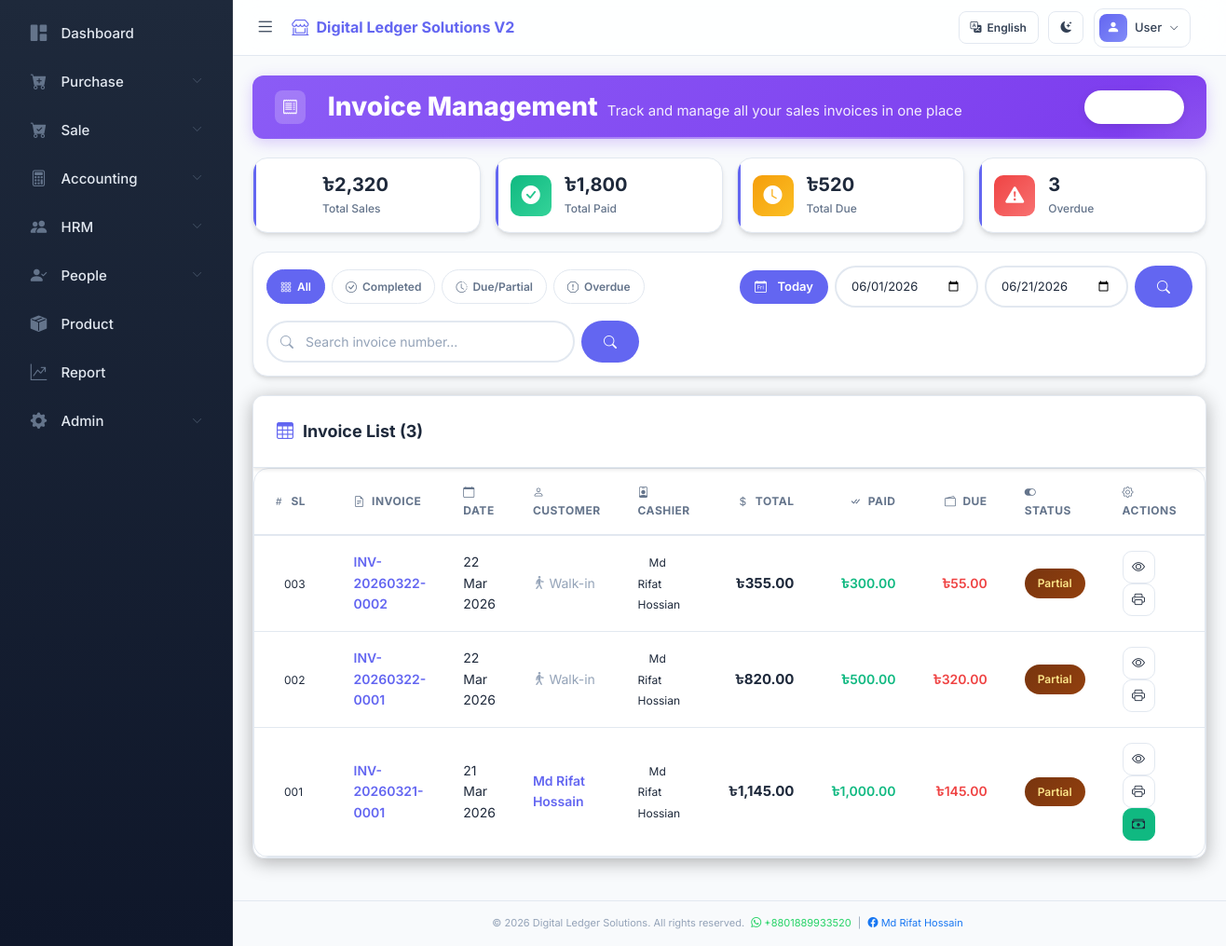
/invoice/index (signed in), run on the app's committed database.
### tables this page shows
CREATE TABLE `sales` (
  `id` int(11) NOT NULL,
  `invoice_number` varchar(50) NOT NULL,
  `customer_id` int(11) DEFAULT NULL,
  `user_id` int(11) NOT NULL,
  `subtotal` decimal(10,2) NOT NULL,
  `discount_amount` decimal(10,2) DEFAULT 0.00,
  `tax_amount` decimal(10,2) DEFAULT 0.00,
  `total_amount` decimal(10,2) NOT NULL,
  `payment_method` enum('cash','card','mobile') DEFAULT 'cash',
  `mobile_type` varchar(20) DEFAULT NULL,
  `paid_amount` decimal(10,2) NOT NULL,
  `change_amount` decimal(10,2) DEFAULT 0.00,
  `sale_date` date NOT NULL,
  `sale_time` time NOT NULL,
  `status` enum('completed','returned','cancelled') DEFAULT 'completed',
  `notes` text DEFAULT NULL,
  `created_at` timestamp NOT NULL DEFAULT current_timestamp()
);

CREATE TABLE `users` (
  `id` int(11) NOT NULL,
  `username` varchar(50) NOT NULL,
  `password` varchar(255) NOT NULL,
  `full_name` varchar(100) NOT NULL,
  `email` varchar(100) DEFAULT NULL,
  `role` enum('admin','cashier') DEFAULT 'cashier',
  `status` enum('active','inactive') DEFAULT 'active',
  `created_at` timestamp NOT NULL DEFAULT current_timestamp(),
  `updated_at` timestamp NOT NULL DEFAULT current_timestamp() ON UPDATE current_timestamp()
);

CREATE TABLE `customers` (
  `id` int(11) NOT NULL,
  `customer_name` varchar(100) NOT NULL,
  `phone` varchar(20) DEFAULT NULL,
  `email` varchar(100) DEFAULT NULL,
  `address` text DEFAULT NULL,
  `total_purchases` decimal(10,2) DEFAULT 0.00,
  `loyalty_points` int(11) DEFAULT 0,
  `total_amount` decimal(10,2) DEFAULT 0.00,
  `paid_amount` decimal(10,2) DEFAULT 0.00,
  `status` enum('active','inactive') DEFAULT 'active',
  `created_at` timestamp NOT NULL DEFAULT current_timestamp(),
  `updated_at` timestamp NOT NULL DEFAULT current_timestamp() ON UPDATE current_timestamp()
);

### app/views/invoices/index.php (the view, shortened to what the rows shown need)
<div class="page-header">
    <div>
        <h1 style="margin: 0; font-size: 28px; font-weight: 800;">
            <i class="bi bi-receipt me-3"></i>Invoice Management
        </h1>
    </div>
</div>
<div class="card-modern" style="position: relative;">
    <div class="card-body p-0" style="max-height: 70vh; overflow-y: auto; position: relative;">
        <div class="table-responsive" style="position: relative;">
            <table class="table-dark">
                <thead>
                    <tr>
                        <th width="60"><i class="bi bi-hash me-2"></i>SL</th>
                        <th><i class="bi bi-file-earmark-text me-2"></i>Invoice</th>
                        <th><i class="bi bi-calendar me-2"></i>Date</th>
                        <th><i class="bi bi-person me-2"></i>Customer</th>
                        <th><i class="bi bi-person-badge me-2"></i>Cashier</th>
                        <th class="text-end"><i class="bi bi-currency-dollar me-2"></i>Total</th>
                        <th class="text-end"><i class="bi bi-check-all me-2"></i>Paid</th>
                        <th class="text-end"><i class="bi bi-wallet2 me-2"></i>Due</th>
                        <th><i class="bi bi-toggle-on me-2"></i>Status</th>
                        <th width="120"><i class="bi bi-gear me-2"></i>Actions</th>
                    </tr>
                </thead>
                <tbody>
                    <?php if (empty($sales)): ?>
                    <tr>
                        <td colspan="10" class="text-center py-5" style="color: var(--text-muted);">
                            <i class="bi bi-inbox" style="font-size: 4rem;"></i>
                            <p class="mt-3" style="font-size: 16px;">No invoices found</p>
                        </td>
                    </tr>
                    <?php else: ?>
                    <?php
                    $totalSales = count($sales);
                    foreach ($sales as $index => $sale):
                        $sl = $totalSales - $index;
                        $due = floatval($sale['total_amount']) - floatval($sale['paid_amount']);
                        $customerName = !empty($sale['customer_name']) ? $sale['customer_name'] : 'Walk-in';
                        $isWalkin = empty($sale['customer_id']) || $sale['customer_id'] == 8;
                        if ($due <= 0) {
                            $statusClass = 'status-paid';
                            $statusText = 'Paid';
                        } elseif ($due < floatval($sale['total_amount'])) {
                            $statusClass = 'status-partial';
                            $statusText = 'Partial';
                        }
                        $invoiceNum = $sale['invoice_number'] ?? 'INV-' . date('Ymd', strtotime($sale['sale_date'])) . '-' . str_pad($sale['id'], 4, '0', STR_PAD_LEFT);
                    ?>
                    <tr>
                        <td><span style="background: var(--bg-secondary); border-radius: 10px; padding: 8px 12px; font-size: 12px;"><?php echo str_pad($sl, 3, '0', STR_PAD_LEFT); ?></span></td>
                        <td><a href="<?php echo BASE_URL; ?>/invoice/view/<?php echo $sale['id']; ?>" class="invoice-number" title="View Invoice" style="color: var(--primary); font-weight: 600; text-decoration: none;"><?php echo $invoiceNum; ?></a></td>
                        <td><?php echo date('d M Y', strtotime($sale['sale_date'])); ?></td>
                        <td>
                            <?php if ($isWalkin): ?>
                                <span style="color: var(--text-muted);"><i class="bi bi-person-walking me-1"></i>Walk-in</span>
                            <?php else: ?>
                                <a href="<?php echo BASE_URL; ?>/customer/profile/<?php echo $sale['customer_id']; ?>" style="color: var(--primary); font-weight: 600; text-decoration: none;" title="View Customer Profile">
                                    <?php echo htmlspecialchars($customerName); ?>
                                </a>
                            <?php endif; ?>
                        </td>
                        <td><span style="background: var(--bg-secondary); border-radius: 15px; padding: 6px 12px; font-size: 12px;"><?php echo $sale['cashier_name'] ?? 'System'; ?></span></td>
                        <td class="text-end fw-bold" style="font-size: 15px;"><?php echo DEFAULT_CURRENCY; ?><?php echo number_format($sale['total_amount'], 2); ?></td>
                        <td class="text-end" style="color: var(--success); font-weight: 600;"><?php echo DEFAULT_CURRENCY; ?><?php echo number_format($sale['paid_amount'], 2); ?></td>
                        <td class="text-end <?php echo $due > 0 ? 'text-danger' : ''; ?>" style="<?php echo $due > 0 ? 'color: var(--danger);' : 'color: var(--text-muted);'; ?> font-weight: 600;"><?php echo DEFAULT_CURRENCY; ?><?php echo number_format(max(0, $due), 2); ?></td>
                        <td><span class="status-badge <?php echo $statusClass; ?>"><?php echo $statusText; ?></span></td>
                        <td>
                            <a href="<?php echo BASE_URL; ?>/invoice/view/<?php echo $sale['id']; ?>" class="btn-action" title="View">
                                <i class="bi bi-eye"></i>
                            </a>
                            <a href="<?php echo BASE_URL; ?>/invoice/print/<?php echo $sale['id']; ?>" class="btn-action" title="Print" target="_blank">
                                <i class="bi bi-printer"></i>
                            </a>
                            <?php if ($due > 0 && !$isWalkin): ?>
                            <a href="<?php echo BASE_URL; ?>/customer/receivePayment/<?php echo $sale['customer_id']; ?>" class="btn-action" title="Receive Payment" style="background: var(--success); border-color: var(--success);">
                                <i class="bi bi-cash-stack"></i>
                            </a>
                            <?php endif; ?>
                        </td>
                    </tr>
                    <?php endforeach; ?>
                    <?php endif; ?>
                </tbody>
            </table>
        </div>
    </div>
</div>
<?php
require_once 'app/views/layouts/main.php';

### data on the page
sales: sl "003", invoice_number "INV-20260322-0002", sale_date "22 Mar 2026", shows "Walk-in", user.full_name "Md Rifat Hossian", total_amount "355.00", paid_amount "300.00", max(0, $due) "55.00", statusText "Partial"
sales: sl "002", invoice_number "INV-20260322-0001", sale_date "22 Mar 2026", shows "Walk-in", user.full_name "Md Rifat Hossian", total_amount "820.00", paid_amount "500.00", max(0, $due) "320.00", statusText "Partial"
sales: sl "001", invoice_number "INV-20260321-0001", sale_date "21 Mar 2026", customer.customer_name "Md Rifat Hossain", user.full_name "Md Rifat Hossian", total_amount "1,145.00", paid_amount "1,000.00", max(0, $due) "145.00", statusText "Partial"

### other printed values
SITE_NAME "Digital Ledger Solutions V2"
$_SESSION['name'] "User"
DEFAULT_CURRENCY "৳"
$totalAmount "2,320"
$totalPaid "1,800"
$totalDue "520"
$overdueCount "3"
count($sales) "3"
COMPANY_NAME "Digital Ledger Solutions"
